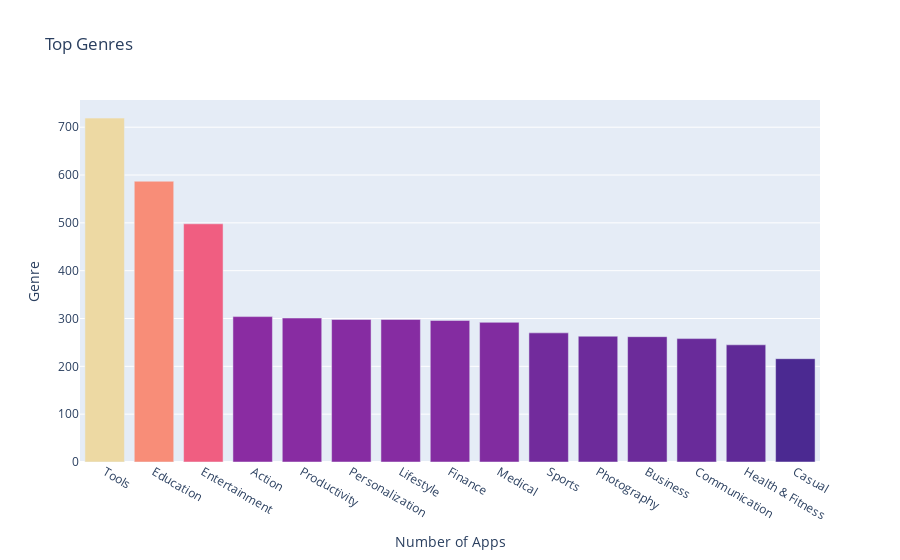

Write notebook code for a chart like this one.
### Markdown cell above
**Challenge**: Can you create this chart with the Series containing the genre data? 

<img src=https://imgur.com/DbcoQli.png width=400>

Try experimenting with the built in colour scales in Plotly. You can find a full list [here](https://plotly.com/python/builtin-colorscales/). 

* Find a way to set the colour scale using the color_continuous_scale parameter. 
* Find a way to make the color axis disappear by using coloraxis_showscale.

### Code cell
bar = px.bar(x=num_genres.index[:15], 
                    y=num_genres.values[:15],
                    title='Top Genres',
                    hover_name=num_genres.index[:15],
                    color=num_genres.values[:15],
                    color_continuous_scale='Agsunset')
 
bar.update_layout(xaxis_title="Number of Apps",
                      yaxis_title="Genre",
                      coloraxis_showscale=False)
 
bar.show()

### Figure 1 — Plotly figure (JSON) as saved in the notebook; plotly's stock layout.template omitted (floating-point values rounded to 4 significant figures)
{"data": [{"alignmentgroup": "True", "hovertemplate": "<b>%{hovertext}</b><br><br>x=%{x}<br>y=%{y}<br>color=%{marker.color}<extra></extra>", "hovertext": ["Tools", "Education", "Entertainment", "Action", "Productivity", "Personalization", "Lifestyle", "Finance", "Medical", "Sports", "Photography", "Business", "Communication", "Health & Fitness", "Casual"], "legendgroup": "", "marker": {"color": [719, 587, 498, 304, 301, 298, 298, 296, 292, 270, 263, 262, 258, 245, 216], "coloraxis": "coloraxis", "pattern": {"shape": ""}}, "name": "", "offsetgroup": "", "orientation": "v", "showlegend": false, "textposition": "auto", "type": "bar", "x": ["Tools", "Education", "Entertainment", "Action", "Productivity", "Personalization", "Lifestyle", "Finance", "Medical", "Sports", "Photography", "Business", "Communication", "Health & Fitness", "Casual"], "xaxis": "x", "y": [719, 587, 498, 304, 301, 298, 298, 296, 292, 270, 263, 262, 258, 245, 216], "yaxis": "y"}], "layout": {"barmode": "relative", "coloraxis": {"colorbar": {"title": {"text": "color"}}, "colorscale": [[0, "rgb(75, 41, 145)"], [0.1667, "rgb(135, 44, 162)"], [0.3333, "rgb(192, 54, 157)"], [0.5, "rgb(234, 79, 136)"], [0.6667, "rgb(250, 120, 118)"], [0.8333, "rgb(246, 169, 122)"], [1, "rgb(237, 217, 163)"]], "showscale": false}, "legend": {"tracegroupgap": 0}, "title": {"text": "Top Genres"}, "xaxis": {"anchor": "y", "domain": [0, 1], "title": {"text": "Number of Apps"}}, "yaxis": {"anchor": "x", "domain": [0, 1], "title": {"text": "Genre"}}}}
